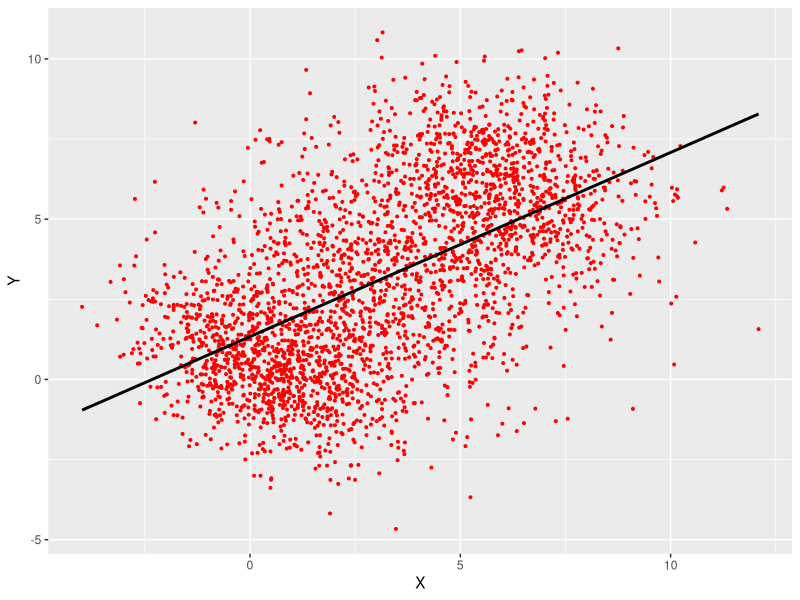
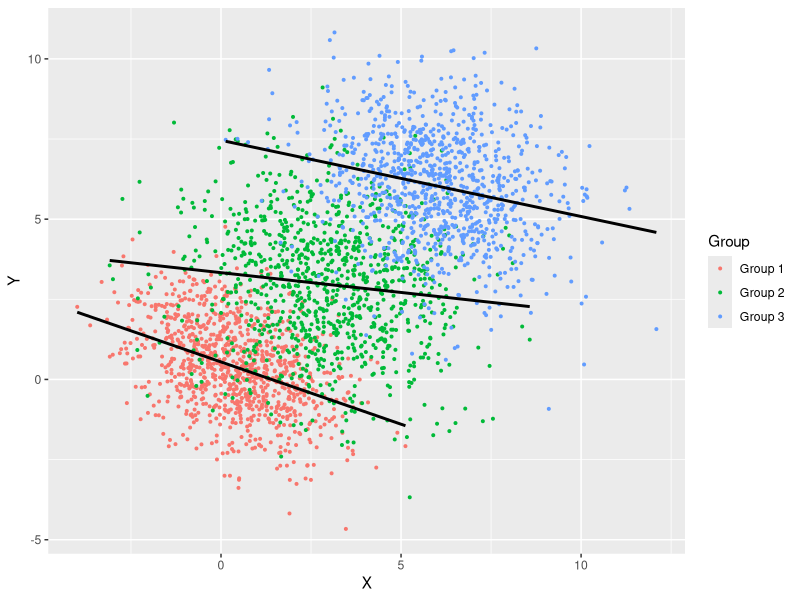

Here is the R script that generated these plots, in order:
## ---- chunk 1
library(MASS)
library(tidyverse)

set.seed(345)

g1 <- as.data.frame(mvrnorm(n    =1000, 
                            mu   =c(0.4,0.4), 
                            Sigma=rbind(c(2,-0.7),c(-0.7,2))))

g2 <- as.data.frame(mvrnorm(n    =1000, 
                            mu   =c(3,3), 
                            Sigma=rbind(c(4,-0.5),c(-0.5,4))))

g3 <- as.data.frame(mvrnorm(n    =1000, 
                            mu   =c(6,6), 
                            Sigma=rbind(c(3,-0.7),c(-0.7,3))))
g1$Group <- c("Group 1")
g2$Group <- c("Group 2")
g3$Group <- c("Group 3")

df <- rbind(g1,g2,g3)
names(df) <- c("X", "Y","Group")
## ---- chunk 2
#| fig.cap: Combined data and regression trend.
#| label: fig-simpson-all

pp <- df %>% ggplot(aes(x=X, y=Y)) +
    geom_point(color="red", size=0.7) + 
    geom_smooth(method='lm', se=FALSE, color="black")
print(pp)
## ---- chunk 3
#| fig.cap: Grouped data and group-specific regression trends.
#| label: fig-simpson-group

pp <- df %>% ggplot(aes(x=X, y=Y, group=Group, col=Group)) +
    geom_point(size=0.7) + 
    geom_smooth(method='lm', se=FALSE, col='black')  
print(pp)
